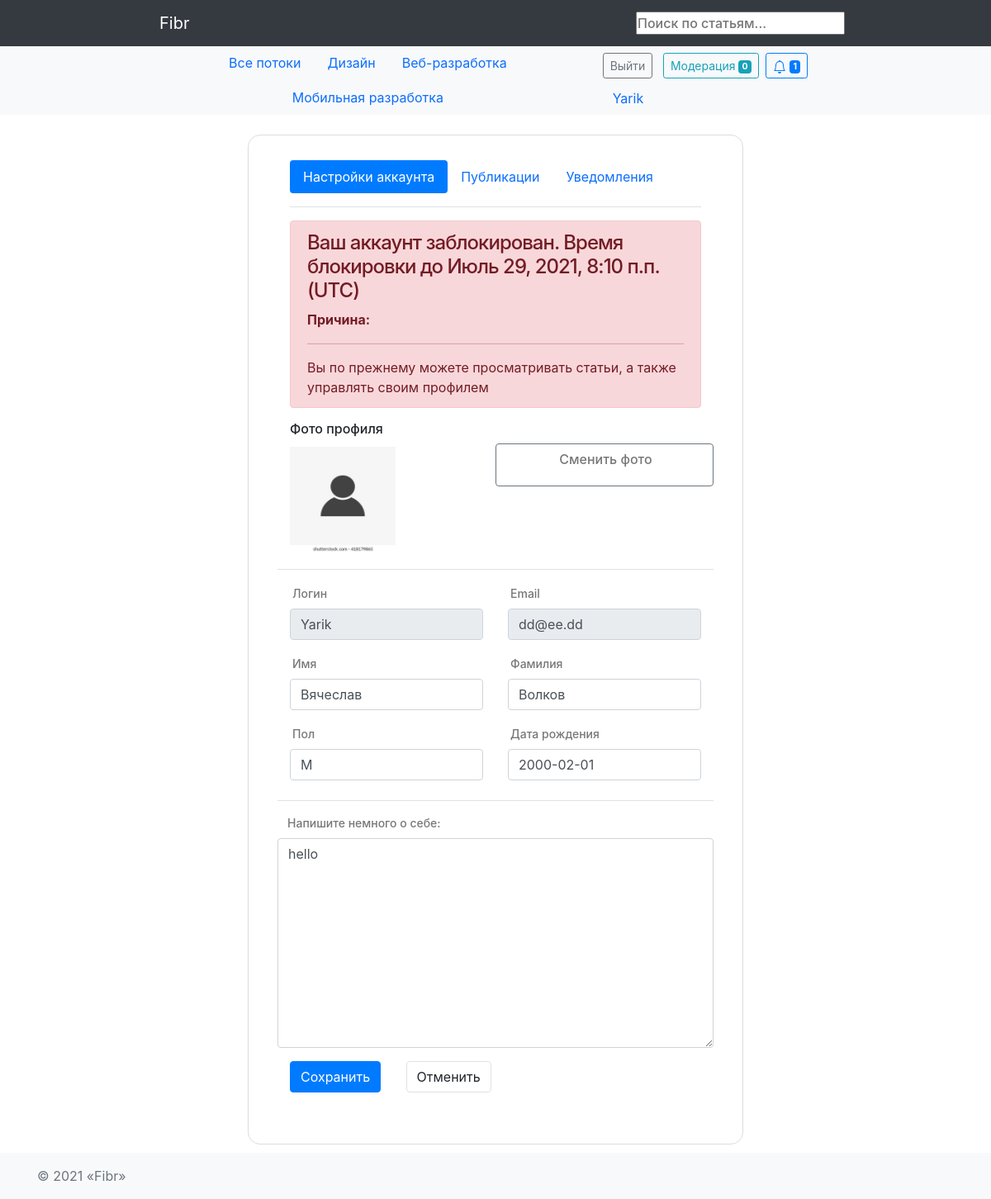
/auth/profile/21/ (signed in), run on the app's committed database.
### hub/models.py (models this page shows, shortened)
class Topic(models.Model):
    name = models.CharField(max_length=64)
    short_description = models.TextField(blank=True)
    class Meta:
        verbose_name = 'Тематика'
        verbose_name_plural = 'Тематики'

### authapp/models.py (models this page shows, shortened)
class User(AbstractUser):
    image = models.ImageField(upload_to='users_avatars', blank=True, default='users_avatars/default.jpg')
    birthday = models.DateField(blank=True, null=True)
    is_moderator = models.BooleanField(default=False)
    is_blocked = models.BooleanField(default=False)
    blocked_time = models.DateTimeField(default=timezone.now)
    def __str__(self):
        return self.username

class UserProfile(models.Model):
    MALE = 'M'
    FEMALE = 'W'
    GENDER_CHOICES = (
        (MALE, 'М'),
        (FEMALE, 'Ж'),
    )
    user = models.OneToOneField(User, unique=True, null=False, db_index=True, on_delete=models.CASCADE)
    about_me = models.TextField(blank=True, max_length=512, verbose_name='обо мне')
    gender = models.CharField(max_length=1, choices=GENDER_CHOICES, blank=True, verbose_name='пол')

### authapp/views.py (the view, shortened to what this page needs)
# urls.py: path('profile/<int:pk>/', authapp.ProfileView.as_view(), name='profile'),
class ProfileView(UpdateView):
    model = User
    template_name = 'authapp/profile.html'
    form_class = UserEditForm
    success_msg = 'Профиль успешно изменен'
    def get_context_data(self, *args, **kwargs):
        context = super().get_context_data(**kwargs)
        context['articles'] = Article.get_user_articles(self.request.user)
        context['notices'] = Notification.get_all(self.request.user)
        if self.request.POST:
            context['profile_form'] = UserProfileEditForm(self.request.POST, instance=self.request.user.userprofile)
        else:
            context['profile_form'] = UserProfileEditForm(instance=self.request.user.userprofile)
        print('get_context_data', context)
        return context

### authapp/forms.py (shortened to what this page needs)
class UserEditForm(UserChangeForm):
    class Meta:
        model = User
        fields = ('first_name', 'last_name', 'image', 'username', 'email', 'password', 'birthday')
        widgets = {
            'image': CustomImageFieldWidget,
            'birthday': DatePickerInput(format='%Y-%m-%d'),
        }
    def __init__(self, *args, **kwargs):
        super(UserEditForm, self).__init__(*args, **kwargs)
        self.fields['username'].widget.attrs['readonly'] = True
        self.fields['password'].widget.attrs['readonly'] = True
        self.fields['email'].widget.attrs['readonly'] = True
        self.fields['image'].widget.attrs['class'] = 'custom-file-input'
        for name, field in self.fields.items():
            if not name == 'image':
                if field.widget.attrs.get('readonly', False):
                    field.widget.attrs['class'] = 'form-control .bg-secondary'
                else:
                    field.widget.attrs['class'] = 'form-control'

class UserProfileEditForm(forms.ModelForm):
    class Meta:
        model = UserProfile
        fields = ('about_me', 'gender')
    def __init__(self, *args, **kwargs):
        super().__init__(*args, **kwargs)
        for field in self.fields.values():
            field.widget.attrs['class'] = 'form-control'

### article/models.py (called while the page is built)
    def __str__(self):
        return self.title

    @staticmethod
    def get_user_articles(user):
        return Article.objects.filter(user=user, is_active=True)

    @staticmethod
    def get_moderated_articles():
        return Article.objects.filter(is_active=True, is_moderated=True)

    def get_total_likes(self):
        likes = Like.objects.filter(article=self, is_liked=True, is_for_comment=False)
        return len(likes)

    def get_total_dislikes(self):
        likes = Like.objects.filter(article=self, is_disliked=True, is_for_comment=False)
        return len(likes)

    def get_total_comments(self):
        comments = Comment.objects.filter(article=self)
        return len(comments)

### context_processor.py (called while the page is built)
def topic_list(request):
    return {"topic_list": Topic.objects.all()}

def moderated_article_count(request):
    return {'moderated_articles_count': Article.get_moderated_articles().count()}

### notification/models.py (called while the page is built)
    @staticmethod
    def total_count(user_pk):
        return Notification.objects.filter(user=user_pk).count()

    @staticmethod
    def total_unread_count(user_pk):
        return Notification.objects.filter(user=user_pk, read=False).count()

### authapp/templates/authapp/profile.html (shortened to what this page needs)
{% extends 'authapp/base.html' %}
{% load static %}
{% block content %}
<div class="container">
    <div class="row justify-content-md-center">
        <div class="col-md-8">
            <div class="wrapper bg-white mt-sm-4">
                <ul class="nav nav-pills mb-3" id="pills-tab" role="tablist">
                    <li class="nav-item" role="presentation">
                        <a class="nav-link active" id="pills-profile-tab" data-toggle="pill"
                                href="#pills-profile" role="tab" aria-controls="pills-profile"
                                aria-selected="true">Настройки аккаунта</a>
                    </li>
                    <li class="nav-item" role="presentation">
                        <a class="nav-link" id="pills-article-tab" data-toggle="pill"
                                href="#pills-article" role="tab"
                                aria-controls="pills-article" aria-selected="false">Публикации</a>
                    </li>
                    <li class="nav-item" role="presentation">
                        <a class="nav-link" id="pills-notifications-tab" data-toggle="pill"
                                href="#pills-notifications" role="tab"
                                aria-controls="pills-notifications" aria-selected="false">Уведомления</a>
                    </li>
                </ul>
                <div class="tab-content" id="pills-tabContent">
                    <div class="tab-pane fade show active" id="pills-profile" role="tabpanel" aria-labelledby="pills-profile-tab">
                        <form method="post" enctype='multipart/form-data' class="border-top pt-3" novalidate>
                            {% if user.is_blocked %}
                                <div class="alert alert-danger" role="alert">
                                    {% if user.is_blocked %}
                                        <h4 class="alert-heading">
                                            Ваш аккаунт заблокирован. Время блокировки до {{ user.blocked_time }} (UTC)
                                        </h4>
                                        <p><b>Причина:</b><br>{{ notice.unread.blocked.reason }}</p>
                                        <hr>
                                        <p class="mb-0">Вы по прежнему можете просматривать статьи,
                                            а также управлять своим профилем</p>
                                    {% endif %}
                                </div>
                            {% endif %}
                            <h6>Фото профиля</h6>
                            <div class="row justify-content-md-justify border-bottom">
                                <div class="col-6 py-1">
                                    <div class="d-flex align-items-start">
                                        <div class="form-group">
                                            <img src="{{user.image.url}}" width="128" height="128">
                                        </div>
                                    </div>
                                </div>
                                <div class="col-6">
                                    <div class="row justify-content-start">
                                        {{ form.image }}
                                    </div>
                                </div>
                            </div>
                            <div class="py-2">
                                <div class="row py-2">
                                    <div class="col-md-6"><label for="username">Логин</label> {{ form.username }}</div>
                                    <div class="col-md-6 pt-md-0 pt-3"><label for="email">Email</label> {{ form.email }}
                                    </div>
                                </div>
                                <div class="row py-2">
                                    <div class="col-md-6"><label for="firstname">Имя</label> {{ form.first_name }}</div>
                                    <div class="col-md-6 pt-md-0 pt-3"><label for="lastname">Фамилия</label> {{ form.last_name }}
                                    </div>
                                </div>
                                <div class="row py-2 border-bottom pb-4">
                                    <div class="col-md-6"><label for="gender">Пол</label> {{ profile_form.gender }}
                                    </div>
                                    <div class="col-md-6 pt-md-0 pt-3 has-validation"><label for="birthday">Дата рождения</label>{{ form.birthday }}
                                    </div>
                                </div>
                                <div class="row justify-content-md-center pt-3">
                                    <label for="about_me">Напишите немного о себе:</label> {{ profile_form.about_me }}
                                </div>
                                <div class="py-3 pb-4">
                                    <button class="btn btn-primary mr-3" type="submit">Сохранить</button>
                                    <button class="btn border button" style="margin-left: 10px" type="reset">Отменить</button>
                                </div>
                            </div>
                        </form>
                    </div>
                </div>
            </div>
        </div>
    </div>
</div>
{% endblock %}

### mainapp/templates/mainapp/includes/inc_nav_menu.html (shortened to what this page needs)
<nav class="navbar navbar-expand-lg navbar-dark bg-dark">
    <div class="container w-75">
        <a class="navbar-brand px-lg-3" href="/">Fibr</a>
        <form action="{% url 'search:search_result'  %}" method="get">
            <input name="q" type="text" placeholder="Поиск по статьям...">
        </form>
    </div>
</nav>
<nav id="navbar_top" class="navbar-expand-md navbar-light bg-light">
    <div class="container d-flex justify-content-between w-75">
        <ul class="nav justify-content-center">
            <li class="nav-item">
                <a class="nav-link" href="/">Все потоки</a>
            </li>
            {% for topic in topic_list %}
            <li class="nav-item">
                <a class="nav-link" href="{% url 'hub:topic' topic.pk %}">
                    {{ topic.name }}
                </a>
            </li>
            {% endfor %}
        </ul>
        <ul class="nav">
            <li class="nav-item">
                <div class="d-grid gap-2 d-md-block mt-1">
                    {% if user.is_authenticated %}
                    <button class="btn btn-outline-secondary btn-sm my-0 m-1" type="button"
                        onclick="location.href='{% url 'auth:logout' %}'">
                        Выйти
                    </button>
                    {% endif %}
                    {% if user.is_moderator %}
                    <button class="btn btn-outline-info btn-sm my-0 m-1" type="button"
                        onclick="location.href='{% url 'auth:moderation' %}'">
                        Модерация <span class="badge badge-info">{{ moderated_articles_count }}</span>
                    </button>
                    {% endif %}
                    {% include 'notification/includes/inc_notification.html' %}
                </div>
            </li>
            {% if user.is_authenticated %}
            <li class="nav-item">
                <a class="nav-link" href="{% url 'auth:profile' user.pk %}">{{ user.username }}</a>
            </li>
            {% endif %}
        </ul>
    </div>
</nav>

### static/css/profile.css (style rules this page uses)
* { margin: 0; padding: 0; box-sizing: border-box }
body { font-family: 'Poppins', sans-serif; }
.wrapper { padding: 30px 50px; border: 1px solid #ddd; border-radius: 15px; margin: 10px auto; max-width: 600px }
h4 { letter-spacing: -1px; font-weight: 400 }
label { margin-bottom: 0; font-size: 14px; font-weight: 500; color: #777; padding-left: 3px }
.form-control { border-radius: 10px }
input[placeholder] { font-weight: 500 }
select { display: block; width: 100%; border: 1px solid #ddd; border-radius: 10px; height: 40px; padding: 5px 10px }
.button { background-color: #fff; color: #0779e4 }
.btn-primary { background-color: #0779e4 }

### data on the page
Topic: name "Дизайн"
Topic: name "Веб-разработка"
Topic: name "Мобильная разработка"
User: username "Yarik", blocked_time "Июль 29, 2021, 8:10 п.п.", image (placeholder picture), email "dd@ee.dd", first_name "Вячеслав", last_name "Волков", birthday "2000-02-01"
UserProfile: gender "М", about_me "hello"

### other printed values
{{ moderated_articles_count }} "0"
{{ notice.unread_count }} "1"
